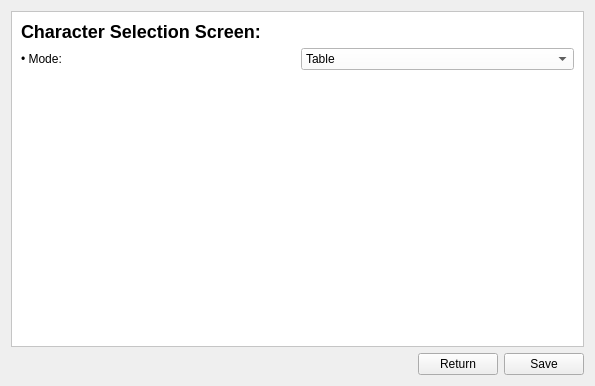
<?xml version="1.0" encoding="UTF-8"?>
<ui version="4.0">
 <class>ConfigurationScreen</class>
 <widget class="QWidget" name="ConfigurationScreen">
  <property name="geometry">
   <rect>
    <x>0</x>
    <y>0</y>
    <width>595</width>
    <height>386</height>
   </rect>
  </property>
  <property name="windowTitle">
   <string>Form</string>
  </property>
  <property name="styleSheet">
   <string notr="true"/>
  </property>
  <layout class="QGridLayout" name="gridLayout">
   <item row="0" column="0">
    <widget class="QScrollArea" name="scrollArea">
     <property name="styleSheet">
      <string notr="true">background-color: rgb(255, 255, 255);</string>
     </property>
     <property name="widgetResizable">
      <bool>true</bool>
     </property>
     <widget class="QWidget" name="scrollAreaWidgetContents">
      <property name="geometry">
       <rect>
        <x>0</x>
        <y>0</y>
        <width>579</width>
        <height>328</height>
       </rect>
      </property>
      <layout class="QVBoxLayout" name="verticalLayout">
       <item>
        <widget class="QLabel" name="label">
         <property name="text">
          <string>&lt;h2&gt;&lt;b&gt;Character Selection Screen:&lt;/b&gt;&lt;/h2&gt;</string>
         </property>
        </widget>
       </item>
       <item>
        <layout class="QGridLayout" name="gridLayout_2">
         <item row="0" column="0">
          <widget class="QLabel" name="label_2">
           <property name="text">
            <string>• Mode:</string>
           </property>
          </widget>
         </item>
         <item row="0" column="1">
          <widget class="QComboBox" name="characterSelectionScreenComboBox">
           <item>
            <property name="text">
             <string>Table</string>
            </property>
           </item>
           <item>
            <property name="text">
             <string>Visual</string>
            </property>
           </item>
          </widget>
         </item>
        </layout>
       </item>
       <item>
        <spacer name="verticalSpacer">
         <property name="orientation">
          <enum>Qt::Vertical</enum>
         </property>
         <property name="sizeHint" stdset="0">
          <size>
           <width>20</width>
           <height>40</height>
          </size>
         </property>
        </spacer>
       </item>
      </layout>
     </widget>
    </widget>
   </item>
   <item row="1" column="0">
    <layout class="QHBoxLayout" name="horizontalLayout">
     <item>
      <spacer name="horizontalSpacer">
       <property name="orientation">
        <enum>Qt::Horizontal</enum>
       </property>
       <property name="sizeHint" stdset="0">
        <size>
         <width>40</width>
         <height>20</height>
        </size>
       </property>
      </spacer>
     </item>
     <item>
      <widget class="QPushButton" name="returnButton">
       <property name="text">
        <string>Return</string>
       </property>
      </widget>
     </item>
     <item>
      <widget class="QPushButton" name="saveButton">
       <property name="text">
        <string>Save</string>
       </property>
      </widget>
     </item>
    </layout>
   </item>
  </layout>
 </widget>
 <resources/>
 <connections/>
</ui>
